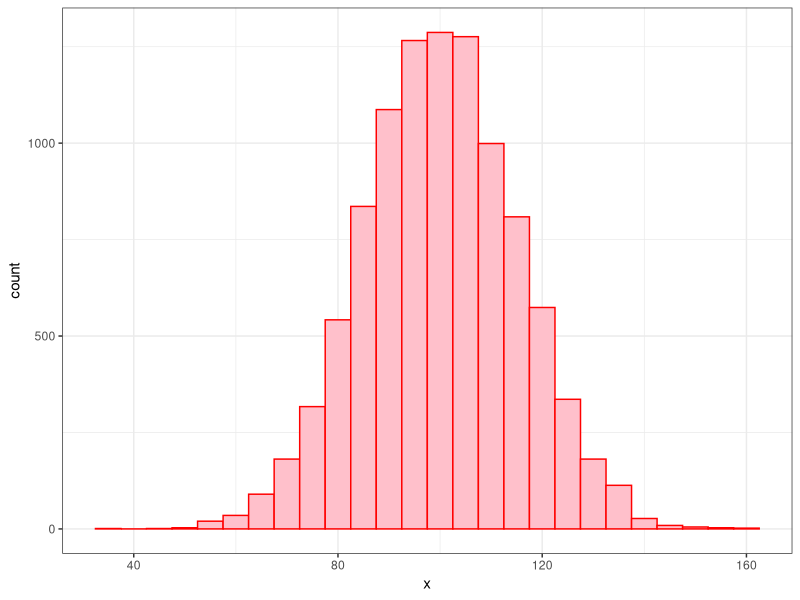

Write the R code that produced this figure. (Note: this script raises an error after producing the figure.)
## ---- chunk 1
library(ggplot2)
knitr::opts_chunk$set(echo = TRUE, comment = NA, fig.align = "center")
## ---- chunk 2
stuff <- rnorm(10000, 100, 15)
DF <- data.frame(x = stuff)
library(ggplot2)
ggplot(data = DF, aes(x = x)) + 
      geom_histogram(fill = "pink", color = "red", binwidth = 5) + 
      theme_bw()
## ---- chunk 3
knitr::kable(head(iris), booktabs = TRUE,  caption = 'The first six rows of `iris`')
## ---- chunk 4
PackagesUsed <- c("ggplot2", "bookdown")
# Write bib information
knitr::write_bib(PackagesUsed, file = "./packages.bib")
# Load packages
lapply(PackagesUsed, library, character.only = TRUE)
## ---- chunk 5
library(dplyr)
NDF <- DF %>%
  summarize(Mean = mean(x), SD = sd(x), iqr = IQR(x))
NDF  
